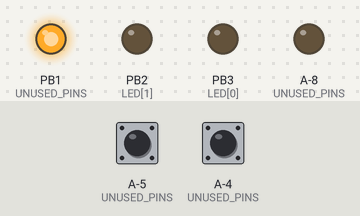
The sketch below on a simulated ATtiny85, built for the host (arithmetic inside an expression is 32-bit, double 64-bit). On the bench: output pins drawn as LEDs (lit = HIGH). Inputs (shaded band) come from the test bench; at power-on: A-4 (UNUSED_PINS) HIGH, A-5 (UNUSED_PINS) HIGH. EEPROM starts erased.

Above: at 2.0 s.
2.1 s: A-4 (UNUSED_PINS) pulled LOW for 3.2 s
At 5.35 s:
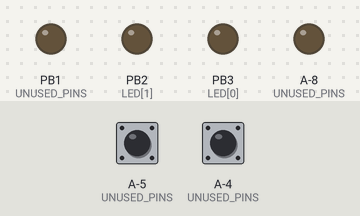
6.9 s: A-5 (UNUSED_PINS) pulsed LOW 5 times (0.12 s each, 0.3 s apart)
At 7.9 s:
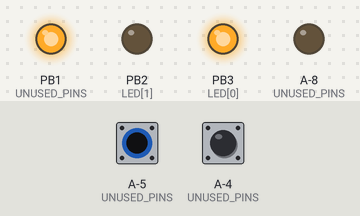
9.9 s: A-5 (UNUSED_PINS) pulled LOW for 3.2 s
At 12.1 s:
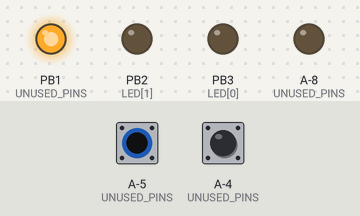
14.6 s: A-5 (UNUSED_PINS) pulsed LOW 5 times (0.12 s each, 0.3 s apart)
At 16.2 s:
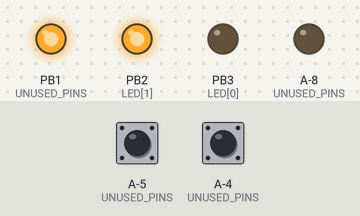
17.6 s: A-4 (UNUSED_PINS) pulled LOW for 0.15 s
At 19.1 s:
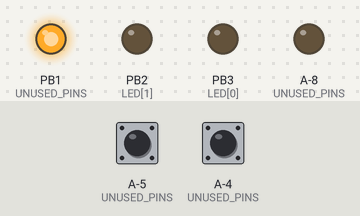
Timing chart, 0 to 20.2 s (numbered marks = the images above; inputs shaded):
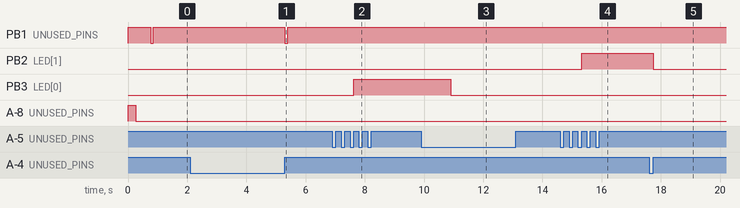

Measured:
- after the input at 2.1 s, PB1 (UNUSED_PINS): HIGH → LOW after 3.2 s, → HIGH 0.10 s later
- after the input at 6.9 s, PB3 (LED[0]): LOW → HIGH after 0.72 s
- after the input at 9.9 s, PB3 (LED[0]): HIGH → LOW after 1.0 s
- after the input at 14.6 s, PB2 (LED[1]): LOW → HIGH after 0.72 s
- after the input at 17.6 s, PB2 (LED[1]): HIGH → LOW after 0.15 s

The sketch:

tinyTorch.ino
```cpp
// (licence header left out)
#include <avr/eeprom.h>
#include <avr/sleep.h>
#include <JC_Button.h>          // https://github.com/JChristensen/JC_Button
#include <movingAvg.h>          // https://github.com/JChristensen/movingAvg

// pin assignments
const uint8_t
    UNUSED_PINS[] = {0, 4, 5, 7, 8},
    LED[] = {3, 2},                 // led pin numbers (white, red)
    REG_EN(1),                      // regulator enable
    DEBUG_LED(6),
    BTN_UP(9),
    BTN_DN(10);

const uint8_t DEFAULT_BRIGHTNESS(31);
const int MIN_VCC(3000);            // millivolts

const uint32_t
    DEBOUNCE_MS(50),
    LONG_PRESS(1000),
    NO_POWEROFF(0),
    SHORT_POWEROFF(60000),
    LONG_POWEROFF(300000),
    VCC_READ_INTERVAL(500),
    TORCH_SIG(0xaa55aa55);

// object declarations
Button btnUp(BTN_UP, DEBOUNCE_MS);
Button btnDn(BTN_DN, DEBOUNCE_MS);
movingAvg Vcc(6);

// global variables
uint8_t l(0);                   // index for LED and brightness arrays
uint8_t br[2];                  // led brightness
uint32_t sleepInterval;         // auto power off interval. stay on forever if zero.
uint32_t signature;             // used as a first-time switch to initialize variables in eeprom
uint32_t ms;                    // current time from millis()
uint32_t msLast;                // last time a button was pressed

// copies of global variables persisted in eeprom
EEMEM uint8_t l_ee;
EEMEM uint8_t br_ee[2];
EEMEM uint32_t sleepInterval_ee;
EEMEM uint32_t signature_ee;

void setup()
{
    // pullups on for noise immunity
    for (uint8_t p=0; p<sizeof(UNUSED_PINS)/sizeof(UNUSED_PINS[0]); p++)
    {
        pinMode(UNUSED_PINS[p], INPUT_PULLUP);
    }

    // initialize the LED pins
    for (uint8_t i=0; i<sizeof(LED)/sizeof(LED[0]); i++)
    {
        pinMode(LED[i], OUTPUT);
        digitalWrite(LED[i], LOW);
    }

    btnDn.begin();
    btnUp.begin();
    Vcc.begin();
    pinMode(DEBUG_LED, OUTPUT);
    pinMode(REG_EN, OUTPUT);
    digitalWrite(REG_EN, HIGH);
    delay(10);
    readParams();

    // check to see if the user wants to set an auto power-off interval
    if (btnDn.isPressed() && btnUp.isPressed())
    {
        sleepInterval = NO_POWEROFF;
    }
    else if (btnDn.isPressed())
    {
        sleepInterval = SHORT_POWEROFF;
    }
    else if (btnUp.isPressed())
    {
        sleepInterval = LONG_POWEROFF;
    }

    // wait for button release so as not to affect brightness
    while (btnDn.read() || btnUp.read());

    // blink LEDs then sleep
    digitalWrite(DEBUG_LED, HIGH);
    analogWrite(LED[0], DEFAULT_BRIGHTNESS);
    analogWrite(LED[1], DEFAULT_BRIGHTNESS);
    delay(250);
    ledsOff(false);
    delay(250);
    analogWrite(LED[0], DEFAULT_BRIGHTNESS);
    analogWrite(LED[1], DEFAULT_BRIGHTNESS);
    delay(250);
    digitalWrite(DEBUG_LED, LOW);
    gotoSleep(false);
}

void loop()
{
    static uint32_t lastRead;

    ms = millis();
    btnUp.read();
    btnDn.read();

    // measure Vcc and sleep if battery is low and regulator is not able to maintain regulated voltage.
    if (ms - lastRead >= VCC_READ_INTERVAL)
    {
        lastRead = ms;
        int avgVcc = Vcc.reading(readVcc());
        if (avgVcc < MIN_VCC)
        {
            ledsOff(false);
            // reset the moving average in case the battery recovers before the next wake up
            Vcc.reset();

            // flash LEDs alternately to indicate low battery
            for (uint8_t i=0; i<16; i++)
            {
                analogWrite(LED[0], DEFAULT_BRIGHTNESS);
                digitalWrite(LED[1], LOW);
                delay(125);
                digitalWrite(LED[0], LOW);
                analogWrite(LED[1], DEFAULT_BRIGHTNESS);
                delay(125);
            }
            br[0] = br[1] = 1;          // minimum brightness
            gotoSleep(false);
        }
    }

    if (btnUp.wasReleased())            // brighter
    {
        msLast = ms;
        br[l] = (br[l] << 1) + 1;
        analogWrite(LED[l], br[l]);
    }
    else if (btnDn.wasReleased())       // dimmer
    {
        msLast = ms;
        br[l] = br[l] >> 1;
        if (br[l] == 0) br[l] = 1;
        analogWrite(LED[l], br[l]);
    }
    else if (btnUp.pressedFor(LONG_PRESS))  // switch color
    {
        msLast = ms;
        digitalWrite(LED[l], LOW);
        if (++l >= sizeof(LED)/sizeof(LED[0])) l = 0;
        analogWrite(LED[l], br[l]);
        while (btnUp.read());                 //wait for release
    }
    else if (btnDn.pressedFor(LONG_PRESS))  // turn off
    {
        gotoSleep(true);
    }
    // auto power-off
    else if (sleepInterval > NO_POWEROFF && ms - msLast >= sleepInterval)
    {
        gotoSleep(true);
    }
}

// pin change interrupt from one of the buttons wakes the MCU
ISR(PCINT0_vect)
{
    GIMSK = 0;      // disable interrupts (only need one to wake up)
    PCMSK0 = 0;
}
```

util.ino
```cpp
// (licence header left out)
// put the mcu to sleep
void gotoSleep(bool fadeLEDs)
{
    updateParams();                             // update eeprom
    ledsOff(fadeLEDs);                          // turn LEDs off
    while (btnDn.read() || btnUp.read());       // ensure no buttons pressed
    digitalWrite(REG_EN, LOW);                  // regulator off
    uint8_t adcsra = ADCSRA;                    // save ADCSRA
    ADCSRA &= ~_BV(ADEN);                       // disable ADC
    set_sleep_mode(SLEEP_MODE_PWR_DOWN);
    sleep_enable();
    PCMSK0 |= _BV(PCINT1) | _BV(PCINT0);        // enable pin change interrupts
    GIMSK |= _BV(PCIE0);
    cli();                                      // stop interrupts to ensure the BOD timed sequence executes as required
    uint8_t mcucr1 = MCUCR | _BV(BODS) | _BV(BODSE);    // turn off the brown-out detector
    uint8_t mcucr2 = mcucr1 & ~_BV(BODSE);      // if the MCU does not have BOD disable capability,
    MCUCR = mcucr1;                             //   this code has no effect
    MCUCR = mcucr2;
    sei();                                      // enable interrupts so we can wake up again
    sleep_cpu();                                // go to sleep
    sleep_disable();                            // wake up here
    ADCSRA = adcsra;                            // restore ADCSRA

    digitalWrite(REG_EN, HIGH);                 // regulator on
    delay(10);
    digitalWrite(DEBUG_LED, HIGH);
    analogWrite(LED[l], br[l]);                 // restore last LED setting
    ms = millis();
    msLast = ms;

    // wait for button release, but don't assume either is pressed; it is
    // possible to wake the MCU and not catch a very brief button press.
    btnUp.begin();
    btnDn.begin();
    if (btnDn.isPressed() || btnUp.isPressed())
    {
        while (!(btnDn.wasReleased() || btnUp.wasReleased()))
        {
            btnUp.read();
            btnDn.read();
        }
    }
    digitalWrite(DEBUG_LED, LOW);
}

// turn off the LEDs, optional fade
void ledsOff(bool fade)
{
    if (fade)
    {
        // calculate a fade interval: longer intervals for lower brightness
        uint8_t nbits(0);
        for (uint8_t i=0; i<8; i++)     // count the one bits in the brightness
        {
            if (br[l] & 1 << i) ++nbits;
        }
        uint32_t d = 1 << (8 - nbits);

        // fade the current LED
        for (uint8_t b=br[l]; b>0; b--)
        {
            analogWrite(LED[l], b);
            delay(d);
        }
    }

    // ensure both are off
    for (uint8_t i=0; i<sizeof(LED)/sizeof(LED[0]); i++)
    {
        digitalWrite(LED[i], LOW);
    }
    digitalWrite(DEBUG_LED, LOW);
}

// read 1.1V reference against Vcc
// from http://code.google.com/p/tinkerit/wiki/SecretVoltmeter
int readVcc()
{
    ADMUX = _BV(MUX5) | _BV(MUX0);
    delay(10);                              // Vref settling time
    ADCSRA |= _BV(ADSC);                    // start conversion
    loop_until_bit_is_clear(ADCSRA, ADSC);  // wait for it to complete
    return 1126400L / ADC;                  // calculate AVcc in mV (1.1 * 1000 * 1024)
}

// read variables from eeprom into sram variables
void readParams()
{
    l = eeprom_read_byte( &l_ee );
    eeprom_read_block(br, &br_ee[0], sizeof(br));
    sleepInterval = eeprom_read_dword(&sleepInterval_ee);
    signature = eeprom_read_dword(&signature_ee);
    if (signature != TORCH_SIG) initParams();
}

// update the eeprom variables
void updateParams()
{
    eeprom_update_byte(&l_ee, l);
    eeprom_update_block(br, br_ee, sizeof(br));
    eeprom_update_dword(&sleepInterval_ee, sleepInterval);
    eeprom_update_dword(&signature_ee, signature);
}

// initialize the eeprom variables
void initParams()
{
    l = 0;
    br[0] = br[1] = DEFAULT_BRIGHTNESS;
    sleepInterval = LONG_POWEROFF;
    signature = TORCH_SIG;
    updateParams();
}
```
